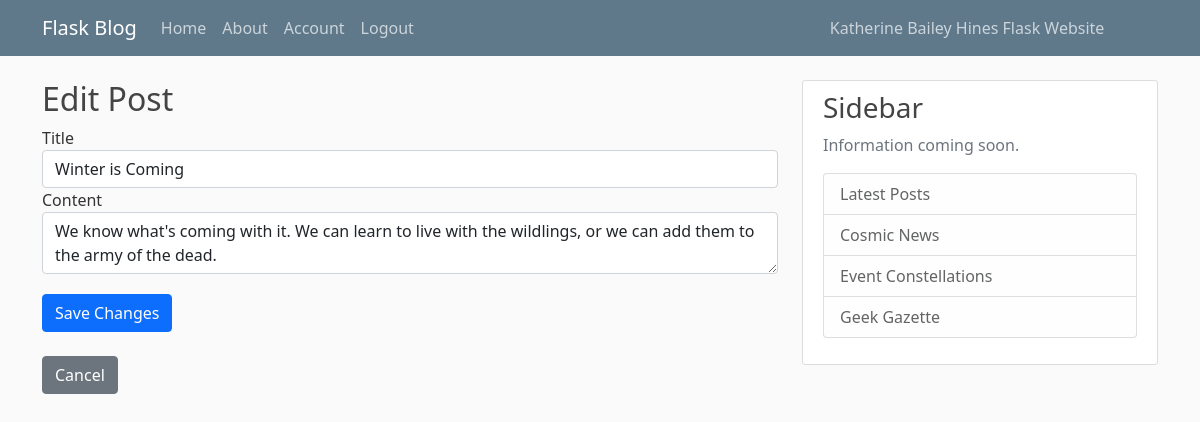
Screenshot of /edit_post/4 (signed in) with the database file from the repository.
### app.py (models this page shows, shortened)
class Post(db.Model):
    id = db.Column(db.Integer, primary_key=True)
    title = db.Column(db.String(100), nullable=False)
    datePosted = db.Column(db.DateTime, nullable=False, default=datetime.utcnow)
    content = db.Column(db.Text, nullable=False)
    user_id = db.Column(db.Integer, db.ForeignKey('user.id'), nullable=False)
    author = db.relationship('User', backref='author_posts', lazy=True)

### app.py (the view)
@app.route('/edit_post/<int:post_id>', methods=['GET', 'POST'])
@login_required
def edit_post(post_id):
    post = Post.query.get_or_404(post_id)
    if current_user.id != post.user_id:
        flash('You are not allowed to edit this post.', 'error')
        return redirect(url_for('home'))
    form = PostForm()
    if form.validate_on_submit():
        post.title = form.title.data
        post.content = form.content.data
        db.session.commit()
        flash('Post updated successfully.', 'success')
        return redirect(url_for('home'))
    elif request.method == 'GET':
        form.title.data = post.title
        form.content.data = post.content
    return render_template('edit_post.html', title='Edit Post', form=form, post=post)

### forms.py
class PostForm(FlaskForm):
    title = StringField('Title', validators=[InputRequired()])
    content = TextAreaField('Content', validators=[InputRequired()])
    submit = SubmitField('Post')

### app.py (called while the page is built)
@login_manager.user_loader
def load_user(user_id):
    return User.query.get(int(user_id))

### templates/edit_post.html (shortened to what this page needs)
{% extends 'layout.html' %}
{% block content %}
  <h2>Edit Post</h2>
  <form method="POST" action="">
    <div>
      {{ form.title.label }}
      {{ form.title(class="form-control") }}
    </div>
    <div>
      {{ form.content.label }}
      {{ form.content(class="form-control") }}
    </div>
    <div style="height: 20px;"></div>
    <div>
      <button type="submit" class="btn btn-primary">Save Changes</button>
    </div>
    <div><br></div>
  </form>
  <a href="{{ url_for('home') }}" class="btn btn-secondary">Cancel</a>
{% endblock %}

### static/main.css (style rules this page uses)
body { background: #fafafa; color: #333333; margin-top: 5rem; }
h1, h2, h3, h4, h5, h6 { color: #444444; }

### rows the page displays
Post: title "Winter is Coming", content "We know what's coming with it. We can learn to live with the wildlings, or we can add them to the army of the dead."
